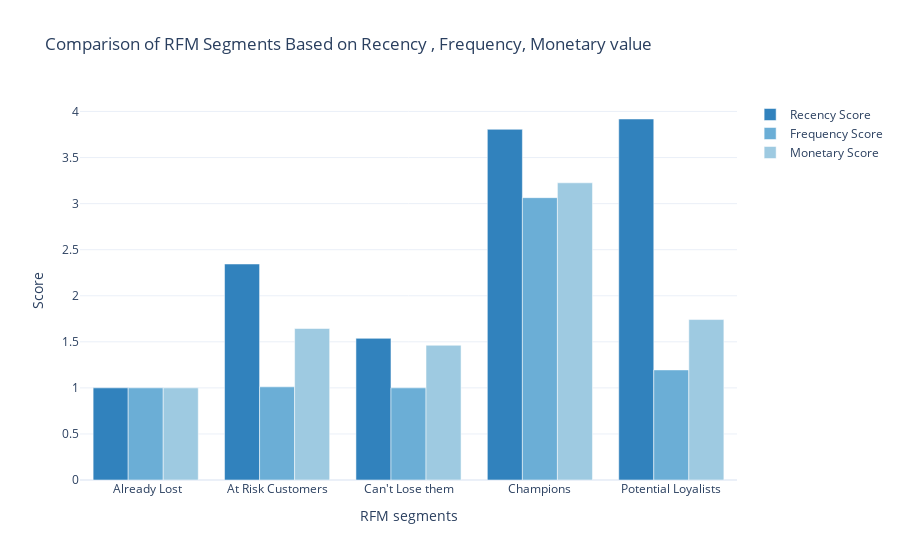

This figure's notebook cell:
### Code cell
segment_scores = df.groupby('RFM Customer Segments')['RecencyScore' , 'FrequencyScore' , 'MonetoryScore'].mean().reset_index()
 



fig5 = go.Figure()


fig5.add_trace(go.Bar(x=segment_scores ['RFM Customer Segments'], y=segment_scores['RecencyScore'],
                     name='Recency Score', marker_color='#3182bd'))


fig5.add_trace(go.Bar(x=segment_scores['RFM Customer Segments'], y=segment_scores['FrequencyScore'],
                     name='Frequency Score', marker_color='#6baed6'))


fig5.add_trace(go.Bar(x=segment_scores['RFM Customer Segments'], y=segment_scores['MonetoryScore'],
                     name='Monetary Score', marker_color='#9ecae1'))



fig5.update_layout(barmode='group', title='Comparison of RFM Segments Based on Recency , Frequency, Monetary value',
                  xaxis_title='RFM segments', yaxis_title='Score', showlegend = True)

### Figure 1 — Plotly figure (JSON) as saved in the notebook; plotly's stock layout.template omitted (floating-point values rounded to 4 significant figures)
{"data": [{"marker": {"color": "#3182bd"}, "name": "Recency Score", "type": "bar", "x": [" Already Lost", "At Risk Customers", "Can't Lose them", "Champions", "Potential Loyalists"], "y": [1, 2.344, 1.538, 3.806, 3.918]}, {"marker": {"color": "#6baed6"}, "name": "Frequency Score", "type": "bar", "x": [" Already Lost", "At Risk Customers", "Can't Lose them", "Champions", "Potential Loyalists"], "y": [1, 1.011, 1, 3.065, 1.195]}, {"marker": {"color": "#9ecae1"}, "name": "Monetary Score", "type": "bar", "x": [" Already Lost", "At Risk Customers", "Can't Lose them", "Champions", "Potential Loyalists"], "y": [1, 1.644, 1.462, 3.226, 1.742]}], "layout": {"barmode": "group", "showlegend": true, "title": {"text": "Comparison of RFM Segments Based on Recency , Frequency, Monetary value"}, "xaxis": {"title": {"text": "RFM segments"}}, "yaxis": {"title": {"text": "Score"}}}}
